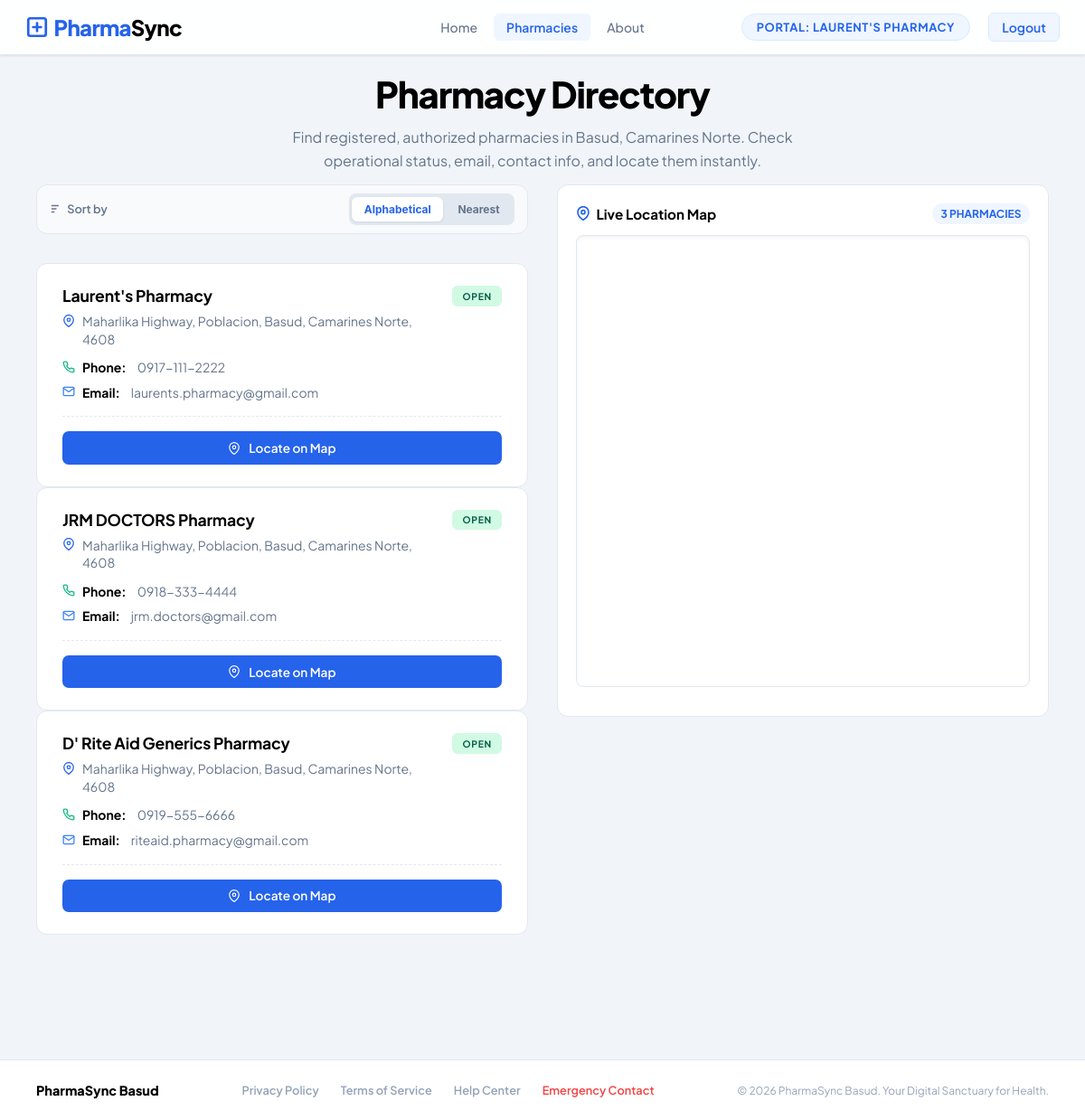
The page /customer_pharmacies.php (signed in) on the database its author committed.
### tables this page shows
CREATE TABLE IF NOT EXISTS pharmacies (
    id INT AUTO_INCREMENT PRIMARY KEY,
    name VARCHAR(100) NOT NULL,
    username VARCHAR(50) NOT NULL UNIQUE,
    password_hash VARCHAR(255) NOT NULL,
    code VARCHAR(20) NOT NULL UNIQUE,
    address VARCHAR(255) NOT NULL,
    contact_number VARCHAR(50),
    email VARCHAR(100),
    latitude DECIMAL(10, 8) DEFAULT 14.0702,
    longitude DECIMAL(11, 8) DEFAULT 122.9610,
    is_open BOOLEAN DEFAULT TRUE,
    last_sync DATETIME DEFAULT CURRENT_TIMESTAMP ON UPDATE CURRENT_TIMESTAMP
);

### customer_pharmacies.php (the view, shortened to what this page needs)
<?php
$coreDB = getDBConnection('pharmasync_core');
$stmt = $coreDB->query("SELECT id, name, code, address, contact_number, email, latitude, longitude, is_open FROM pharmacies ORDER BY id ASC");
$pharmacies = $stmt->fetchAll();
?>
<!DOCTYPE html>
<html lang="en">
<head>
    <link rel="stylesheet" href="assets/css/global.css">
    <link rel="stylesheet" href="assets/css/customer_pharmacies.css">
</head>
<body>
<?php require_once 'includes/navbar.php'; ?>
<div class="layout">
    <main class="main-content">
        <section class="pharm-header" style="padding: 0.5rem 0 0.85rem;">
            <h1 class="pharm-title">Pharmacy Directory</h1>
            <p class="pharm-subtitle">
                Find registered, authorized pharmacies in Basud, Camarines Norte. Check operational status, email, contact info, and locate them instantly.
            </p>
        </section>
        <section class="pharm-main">
            <div class="pharm-grid">
                <div class="pharm-listings">
                    <div class="sort-bar" id="sortBar">
                        <span class="sort-bar-label">
                            <svg width="14" height="14" viewBox="0 0 24 24" fill="none" stroke="currentColor" stroke-width="2.2" stroke-linecap="round" stroke-linejoin="round">
                                <line x1="4" y1="6" x2="16" y2="6"></line>
                                <line x1="4" y1="12" x2="12" y2="12"></line>
                                <line x1="4" y1="18" x2="8" y2="18"></line>
                            </svg>
                            Sort by
                        </span>
                        <div class="sort-toggle">
                            <button class="sort-toggle-btn active" id="sortAlpha" onclick="sortPharmacies('alpha')">Alphabetical</button>
                            <button class="sort-toggle-btn" id="sortNearest" onclick="sortPharmacies('nearest')">Nearest</button>
                        </div>
                    </div>
                    <div id="pharmacyList">
                    <?php if (empty($pharmacies)): ?>
                        <div class="pharm-card" style="text-align: center; padding: 3rem; color: var(--text-muted);">
                            <p style="font-size: 1.1rem; font-weight: 600; margin: 0 0 0.5rem;">No pharmacies registered</p>
                            <p style="font-size: 0.9rem; margin: 0;">Contact the health system administrator to register your node.</p>
                        </div>
                    <?php else: ?>
                        <?php foreach ($pharmacies as $pharm): ?>
                            <div class="pharm-card" id="pharm-card-<?= $pharm['id'] ?>"
                                 data-name="<?= htmlspecialchars($pharm['name']) ?>"
                                 data-lat="<?= $pharm['latitude'] ?>"
                                 data-lng="<?= $pharm['longitude'] ?>">
                                <div class="pharm-card-header">
                                    <div class="pharm-info">
                                        <h3 class="pharm-name"><?= htmlspecialchars($pharm['name']) ?></h3>
                                        <div class="pharm-address" style="margin-bottom: 0.75rem;">
                                            <svg width="14" height="14" viewBox="0 0 24 24" fill="none"
                                                 stroke="currentColor" stroke-width="2.2"
                                                 stroke-linecap="round" stroke-linejoin="round" style="color: var(--primary);">
                                                <path d="M21 10c0 7-9 13-9 13s-9-6-9-13a9 9 0 0 1 18 0z"></path>
                                                <circle cx="12" cy="10" r="3"></circle>
                                            </svg>
                                            <span><?= htmlspecialchars($pharm['address']) ?></span>
                                        </div>
                                        <div class="pharm-address" style="margin-bottom: 0.5rem;">
                                            <strong style="color: var(--text-main); margin-right: 0.25rem;">Phone:</strong>
                                            <span><?= htmlspecialchars($pharm['contact_number']) ?></span>
                                        </div>
                                        <div class="pharm-address">
                                            <svg width="14" height="14" viewBox="0 0 24 24" fill="none"
                                                 stroke="currentColor" stroke-width="2.2"
                                                 stroke-linecap="round" stroke-linejoin="round" style="color: #3B82F6;">
                                                <path d="M4 4h16c1.1 0 2 .9 2 2v12c0 1.1-.9 2-2 2H4c-1.1 0-2-.9-2-2V6c0-1.1.9-2 2-2z"></path>
                                                <polyline points="22,6 12,13 2,6"></polyline>
                                            </svg>
                                            <strong style="color: var(--text-main); margin-right: 0.25rem;">Email:</strong>
                                            <span><?= htmlspecialchars($pharm['email'] ?? '—') ?></span>
                                        </div>
                                    </div>
                                    <span class="pharm-status <?= $pharm['is_open'] ? 'open' : 'closed' ?>">
                                        <?= $pharm['is_open'] ? 'OPEN' : 'CLOSED' ?>
                                    </span>
                                </div>
                                <div class="pharm-actions" style="margin-top: 1rem; padding-top: 1rem; border-top: 1px dashed var(--border);">
                                    <button class="pharm-btn primary" onclick="focusPharmacyOnMap('<?= addslashes($pharm['name']) ?>')" style="width: 100%;">
                                        <svg width="14" height="14" viewBox="0 0 24 24" fill="none" stroke="currentColor" stroke-width="2" stroke-linecap="round" stroke-linejoin="round" style="margin-right: 0.2rem;"><path d="M21 10c0 7-9 13-9 13s-9-6-9-13a9 9 0 0 1 18 0z"></path><circle cx="12" cy="10" r="3"></circle></svg>
                                        Locate on Map
                                    </button>
                                </div>
                            </div>
                        <?php endforeach; ?>
                    <?php endif; ?>
                    </div>
                </div>
                <div class="pharm-sidebar">
                    <div class="pharm-map-card">
                        <div class="pharm-map-header" style="margin-bottom: 0.75rem;">
                            <h3 style="display:flex; align-items:center; gap:0.4rem; color:var(--text-main); font-weight:700; font-size:0.95rem; margin:0;">
                                <svg width="16" height="16" viewBox="0 0 24 24" fill="none" stroke="currentColor" stroke-width="2.5" style="color:var(--primary);"><path d="M21 10c0 7-9 13-9 13s-9-6-9-13a9 9 0 0 1 18 0z"></path><circle cx="12" cy="10" r="3"></circle></svg>
                                Live Location Map
                            </h3>
                            <span style="font-size:0.75rem; background:var(--primary-light); color:var(--primary); padding:0.25rem 0.6rem; border-radius:1rem; font-weight:700;"><?= count($pharmacies) ?> PHARMACIES</span>
                        </div>
                        <iframe id="googleMap" src="https://maps.google.com/maps?q=Laurent's%20Pharmacy,%20Basud,%20Camarines%20Norte&t=&z=16&ie=UTF8&iwloc=&output=embed" style="width: 100%; height: 500px; border-radius: 8px; border: 1px solid var(--border); box-shadow: inset 0 2px 4px rgba(0,0,0,0.05); margin-bottom: 0.5rem; z-index: 1;" allowfullscreen="" loading="lazy"></iframe>
                    </div>
                </div>
            </div>
        </section>
    </main>
</div>
<?php require_once 'includes/footer.php'; ?>
</body>
</html>

### assets/css/global.css (style rules this page uses)
:root { --primary: #2563EB; --primary-hover: #1D4ED8; --primary-dark: #1E3A8A; --primary-light: #EFF6FF; --primary-mid: #DBEAFE; --success: #10B981; --success-light: #D1FAE5; --warning: #F59E0B; --warning-light: #FEF3C7; --danger: #EF4444; --danger-light: #FEE2E2; --text-main: #000000; --text-sub: #334155; --text-muted: #64748B; --text-faint: #94A3B8; --bg-page: #F1F5F9; --bg-surface: #FFFFFF; --border: #E2E8F0; --border-light: #F1F5F9; --sidebar-w: 256px; --navbar-h: 70px; --shadow-sm: 0 1px 3px rgba(0, 0, 0, 0.06), 0 1px 2px rgba(0, 0, 0, 0.04); --shadow-md: 0 4px 12px rgba(0, 0, 0, 0.06), 0 2px 6px rgba(0, 0, 0, 0.04); --shadow-lg: 0 10px 30px rgba(0, 0, 0, 0.08), 0 4px 12px rgba(0, 0, 0, 0.05); --shadow-xl: 0 20px 40px rgba(0, 0, 0, 0.1), 0 8px 20px rgba(0, 0, 0, 0.06); --ease: cubic-bezier(0.4, 0, 0.2, 1); --transition: all 0.22s var(--ease); }
*, *::before, *::after { margin: 0; padding: 0; box-sizing: border-box; }
html, body { width: 100%; height: 100%; overflow: hidden; }
body { font-family: 'Plus Jakarta Sans', -apple-system, BlinkMacSystemFont, sans-serif; background: var(--bg-page); color: var(--text-main); min-height: 100vh; display: flex; flex-direction: column; -webkit-font-smoothing: antialiased; }
.layout { display: flex; flex: 1; width: 100%; min-height: calc(100vh - var(--navbar-h)); align-items: stretch; }
.main-content { flex: 1; min-width: 0; padding: 0.75rem 2.5rem 2rem; box-sizing: border-box; overflow-y: auto; }

### assets/css/customer_pharmacies.css (style rules this page uses)
.pharm-header { padding: 3rem 0 2rem; text-align: center; }
.pharm-title { font-size: 2.5rem; font-weight: 800; color: var(--text-main); letter-spacing: -0.03em; line-height: 1.15; margin: 0 0 0.75rem; }
.pharm-subtitle { font-size: 1rem; color: var(--text-muted); line-height: 1.6; margin: 0 auto; max-width: 620px; }
.pharm-main { width: 100%; margin-bottom: 3rem; }
.pharm-grid { display: grid; grid-template-columns: 1fr 1fr; gap: 2rem; align-items: start; }
.pharm-listings { display: flex; flex-direction: column; gap: 1rem; }
.pharm-card { background: var(--bg-surface); border: 1px solid var(--border); border-radius: 12px; padding: 1.5rem 1.75rem; transition: var(--transition); }
.pharm-card-header { display: flex; justify-content: space-between; align-items: flex-start; margin-bottom: 1rem; gap: 1rem; }
.pharm-info { flex: 1; min-width: 0; }
.pharm-name { font-size: 1.1rem; font-weight: 700; color: var(--text-main); margin: 0 0 0.5rem; letter-spacing: -0.01em; }
.pharm-address { display: flex; align-items: flex-start; gap: 0.5rem; font-size: 0.875rem; color: var(--text-muted); line-height: 1.4; }
.pharm-address svg { flex-shrink: 0; margin-top: 0.1rem; color: var(--text-faint); }
.pharm-status { font-size: 0.65rem; font-weight: 700; letter-spacing: 0.06em; text-transform: uppercase; padding: 0.3rem 0.7rem; border-radius: 6px; white-space: nowrap; flex-shrink: 0; }
.pharm-status.open { background: #D1FAE5; color: #065F46; }
.pharm-actions { display: flex; align-items: center; gap: 0.5rem; flex-wrap: wrap; }
.pharm-btn { font-family: inherit; font-size: 0.85rem; font-weight: 600; border: none; border-radius: 7px; cursor: pointer; transition: var(--transition); display: flex; align-items: center; justify-content: center; gap: 0.35rem; }
.pharm-btn.primary { background: var(--primary); color: white; padding: 0.6rem 1rem; }
.pharm-sidebar { display: flex; flex-direction: column; gap: 1.5rem; position: sticky; top: calc(var(--navbar-h) + 1rem); }
.pharm-map-card { background: var(--bg-surface); border: 1px solid var(--border); border-radius: 12px; padding: 1.25rem; overflow: hidden; }
.pharm-map-header { display: flex; justify-content: space-between; align-items: center; margin-bottom: 1rem; }
.pharm-map-header h3 { font-size: 0.95rem; font-weight: 700; color: var(--text-main); margin: 0; }

### rows shown on the page
pharmacies: name "Laurent's Pharmacy", address "Maharlika Highway, Poblacion, Basud, Camarines Norte, 4608", contact_number "0917-111-2222", email "laurents.pharmacy@gmail.com", is_open "OPEN"
pharmacies: name "JRM DOCTORS Pharmacy", address "Maharlika Highway, Poblacion, Basud, Camarines Norte, 4608", contact_number "0918-333-4444", email "jrm.doctors@gmail.com", is_open "OPEN"
pharmacies: name "D' Rite Aid Generics Pharmacy", address "Maharlika Highway, Poblacion, Basud, Camarines Norte, 4608", contact_number "0919-555-6666", email "riteaid.pharmacy@gmail.com", is_open "OPEN"

### other values the page prints
$item['label'] "Home"
$item['label'] "Pharmacies"
$item['label'] "About"
$pharmaName "LAURENT'S PHARMACY"
count($pharmacies) "3"
